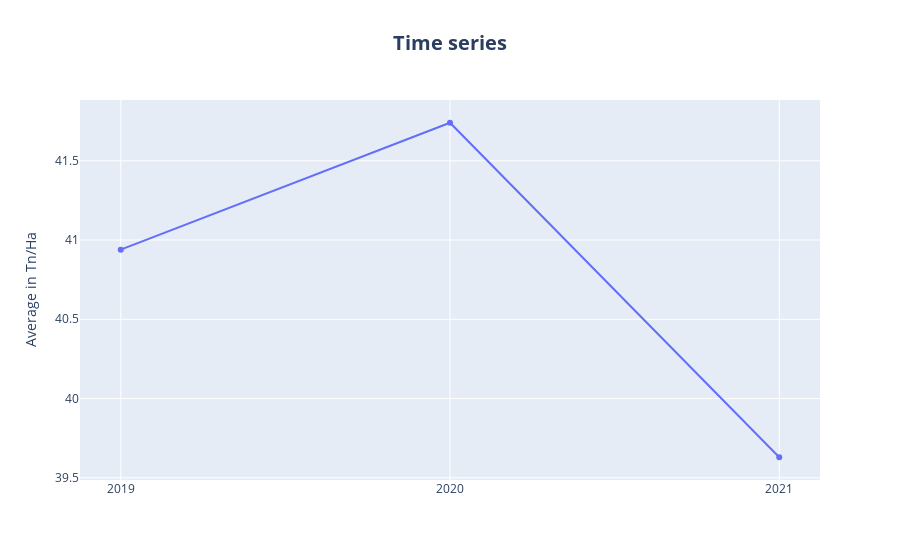

Notebook cell for this chart:
### Code cell
def calculate_average(raster_files):
    avg_values = []
    for file in raster_files:
        raster, _ = read_raster(file)
        avg_values.append(np.nanmean(raster))
    return avg_values

def plot_line_chart(avg_values, output_file):
    years = ['2019', '2020', '2021']

    fig = go.Figure(go.Scatter(
        x=years,
        y=avg_values,
        mode='lines+markers',
        name='Promedio Anual'
    ))

    fig.update_layout(
        title_text="Time series",
        yaxis_title="Average in Tn/Ha",# Single title with desired text
        title_x=0.5,  # Center the title horizontally
        title_font_size=20,  # Increase title font size
        title_font_weight="bold"  # Make title bold for emphasis
    )

    # Guardar la imagen con una resolución mayor
    fig.write_image(output_file, scale=2)

    fig.show()

raster_files = [
    'C:/Users/Facu/Desktop/Malawi/Malawi_2019_complete.tif',
    'C:/Users/Facu/Desktop/Malawi/Malawi_2020_complete.tif',
    'C:/Users/Facu/Desktop/Malawi/Malawi_2021_complete.tif',
]
output_file = 'C:/Users/Facu/Desktop/Malawi/annual_pixel_average.png'

avg_values = calculate_average(raster_files)
plot_line_chart(avg_values, output_file)

### Figure 1 — Plotly figure (JSON) as saved in the notebook; plotly's stock layout.template omitted (floating-point values rounded to 4 significant figures)
{"data": [{"mode": "lines+markers", "name": "Promedio Anual", "type": "scatter", "x": ["2019", "2020", "2021"], "y": [40.94, 41.74, 39.63]}], "layout": {"title": {"font": {"size": 20, "weight": "bold"}, "text": "Time series", "x": 0.5}, "yaxis": {"title": {"text": "Average in Tn/Ha"}}}}
